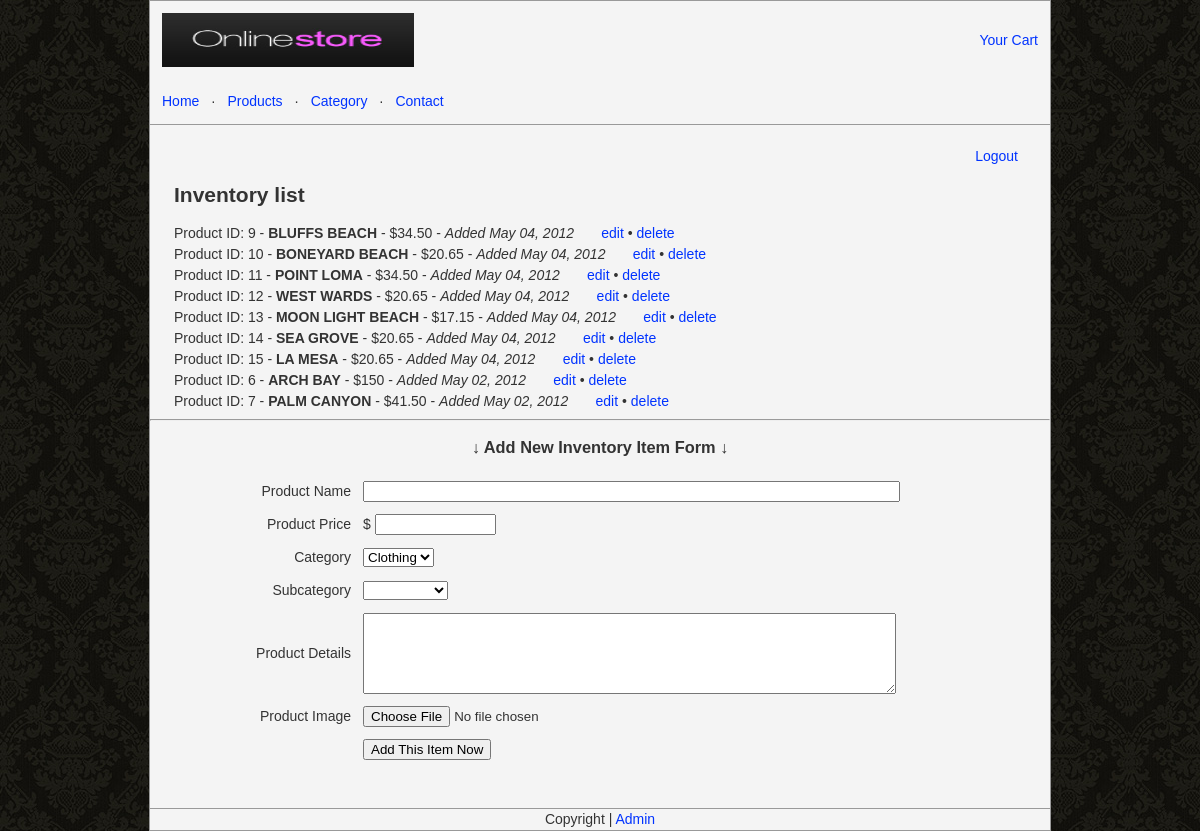
Before: /admin/inventory_list.php (signed in) with the older database file.
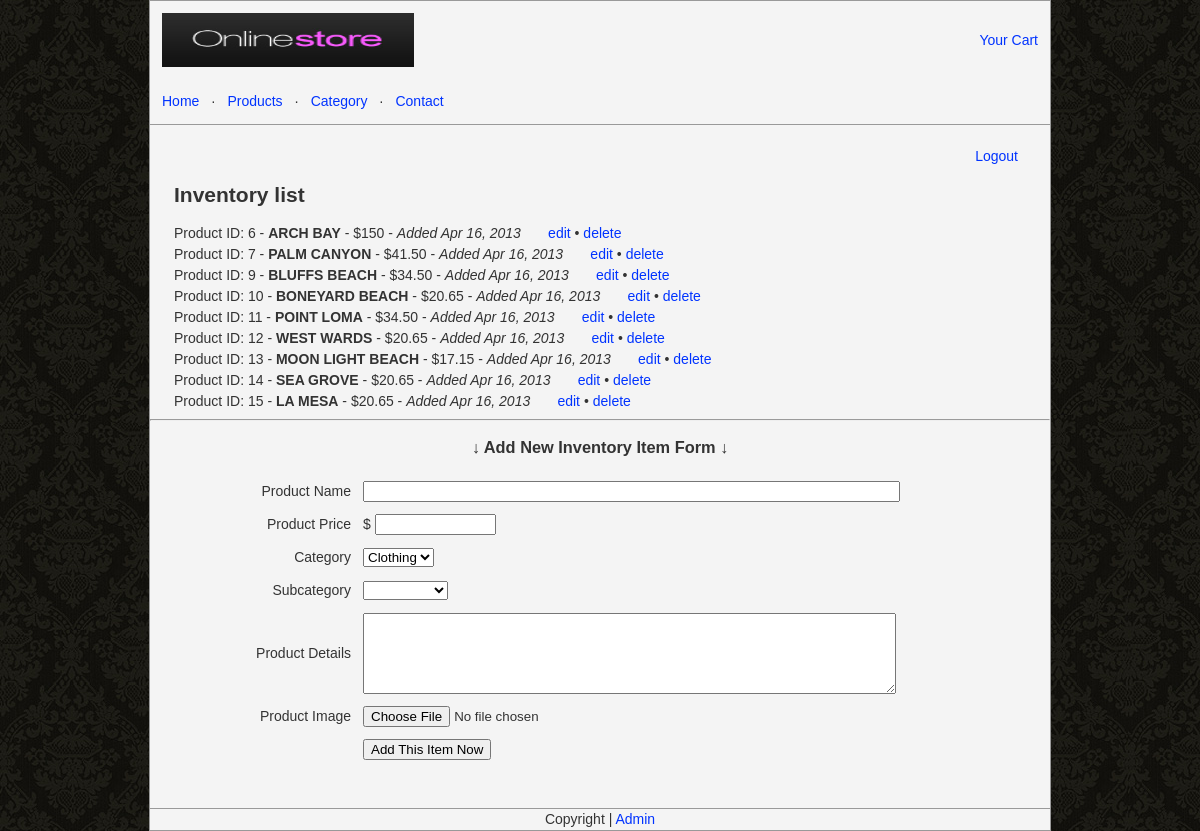
After: the same page with the newer database file.
### tables this page shows
CREATE TABLE IF NOT EXISTS `products` (
  `id` int(11) NOT NULL AUTO_INCREMENT,
  `product_name` varchar(255) NOT NULL,
  `price` varchar(16) NOT NULL,
  `details` text NOT NULL,
  `category` varchar(16) NOT NULL,
  `subcategory` varchar(16) NOT NULL,
  `date_added` date NOT NULL,
  PRIMARY KEY (`id`),
  UNIQUE KEY `product_name` (`product_name`)
);

### admin/inventory_list.php (the view, shortened to what this page needs)
<?php
$product_list = "";
$sql = mysql_query("SELECT * FROM products ORDER BY date_added DESC");
$productCount = mysql_num_rows($sql);
if ($productCount > 0) {
	while($row = mysql_fetch_array($sql)){
             $id = $row["id"];
			 $product_name = $row["product_name"];
			 $price = $row["price"];
			 $date_added = strftime("%b %d, %Y", strtotime($row["date_added"]));
			 $product_list .= "Product ID: $id - <strong>$product_name</strong> - $$price - <em>Added $date_added</em> &nbsp; &nbsp; &nbsp; <a href='inventory_edit.php?pid=$id'>edit</a> &bull; <a href='inventory_list.php?deleteid=$id'>delete</a><br />";
    }
} else {
	$product_list = "You have no products listed in your store yet";
}
?>
<!DOCTYPE html PUBLIC "-//W3C//DTD XHTML 1.0 Transitional//EN" "http://www.w3.org/TR/xhtml1/DTD/xhtml1-transitional.dtd">
<html xmlns="http://www.w3.org/1999/xhtml">
<head>
<link rel="stylesheet" href="../style/style.css" type="text/css" media="screen" />
</head>
<body>
<div align="center" id="content">
  <?php include_once("../header.php");?>
  <div id="pageContent"><br />
    <div align="right" style="margin-right:32px;"><a href="logout.php">Logout</a></div>
<div align="left" style="margin-left:24px;">
      <h2>Inventory list</h2>
      <?php echo $product_list; ?>
    </div>
    <hr />
    <h3>
    &darr; Add New Inventory Item Form &darr;
    </h3>
    <form action="inventory_list.php" enctype="multipart/form-data" name="myForm" id="myform" method="post">
    <table width="90%" border="0" cellspacing="0" cellpadding="6">
      <tr>
        <td width="20%" align="right">Product Name</td>
        <td width="80%"><label>
          <input name="product_name" type="text" id="product_name" size="64" />
        </label></td>
      </tr>
      <tr>
        <td align="right">Product Price</td>
        <td><label>
          $
          <input name="price" type="text" id="price" size="12" />
        </label></td>
      </tr>
      <tr>
        <td align="right">Category</td>
        <td><label>
          <select name="category" id="category">
          <option value="Clothing">Clothing</option>
          </select>
        </label></td>
      </tr>
      <tr>
        <td align="right">Subcategory</td>
        <td><select name="subcategory" id="subcategory">
        <option value=""></option>
          <option value="Tops">Tops</option>
          </select></td>
      </tr>
      <tr>
        <td align="right">Product Details</td>
        <td><label>
          <textarea name="details" id="details" cols="64" rows="5"></textarea>
        </label></td>
      </tr>
      <tr>
        <td align="right">Product Image</td>
        <td><label>
          <input type="file" name="fileField" id="fileField" />
        </label></td>
      </tr>
      <tr>
        <td>&nbsp;</td>
        <td><label>
          <input type="submit" name="button" id="button" value="Add This Item Now" />
        </label></td>
      </tr>
    </table>
    </form>
    <br />
  <br />
  </div>
  <?php include_once("../footer.php");?>
</div>
</body>
</html>

### header.php
<div id="pageHeader"><table width="100%" border="0" cellspacing="0" cellpadding="12">
  <tr>
    <td width="32%"><a href="http://localhost/store2/index.php"><img src="http://localhost/store2/images/onstore.jpg" alt="Logo" width="252" height="54" border="0" /></a></td>
    <td width="68%" align="right"><a href="http://localhost/store2/cart.php">Your Cart</a></td>
  </tr>
  <tr>
    <td colspan="2"><a href="http://localhost/store2/index.php">Home</a> &nbsp; &middot; &nbsp; <a href="http://localhost/store2/product_list.php">Products</a> &nbsp; &middot; &nbsp; <a href="http://localhost/store2/category.php">Category</a> &nbsp; &middot; &nbsp; <a href="#">Contact</a></td>
    </tr>
  </table>
</div>

### footer.php
<div id="pageFooter">Copyright | <a href="http://localhost/store2/admin/">Admin</a></div>

### style/style.css (style rules this page uses)
body,td,th { font-family: Arial, Helvetica, sans-serif; font-size: 14px; color: #333; line-height:1.5em; }
body { margin-left: 0px; margin-top: 0px; margin-right: 0px; margin-bottom: 0px; padding:0px; background-image: url(images/bkg.jpg); }
a { font-size: 14px; color: #03F; }
a:link { text-decoration: none; }
#pageHeader { border:#999 1px solid; border-bottom:none; background-color:#F4F4F4; width:900px; }
#pageContent { border:#999 1px solid; border-bottom:none; background-color:#F4F4F4; width:900px; }
#pageFooter { border:#999 1px solid; background-color:#F4F4F4; width:900px; }

Changed rows visible on the page:
changed products "ARCH BAY": date_added "May 02, 2012" → "Apr 16, 2013"; moves up the list
changed products "PALM CANYON": date_added "May 02, 2012" → "Apr 16, 2013"; moves up the list
changed products "BLUFFS BEACH": date_added "May 04, 2012" → "Apr 16, 2013"
changed products "BONEYARD BEACH": date_added "May 04, 2012" → "Apr 16, 2013"
changed products "POINT LOMA": date_added "May 04, 2012" → "Apr 16, 2013"
changed products "WEST WARDS": date_added "May 04, 2012" → "Apr 16, 2013"
changed products "MOON LIGHT BEACH": date_added "May 04, 2012" → "Apr 16, 2013"
changed products "SEA GROVE": date_added "May 04, 2012" → "Apr 16, 2013"
changed products "LA MESA": date_added "May 04, 2012" → "Apr 16, 2013"
